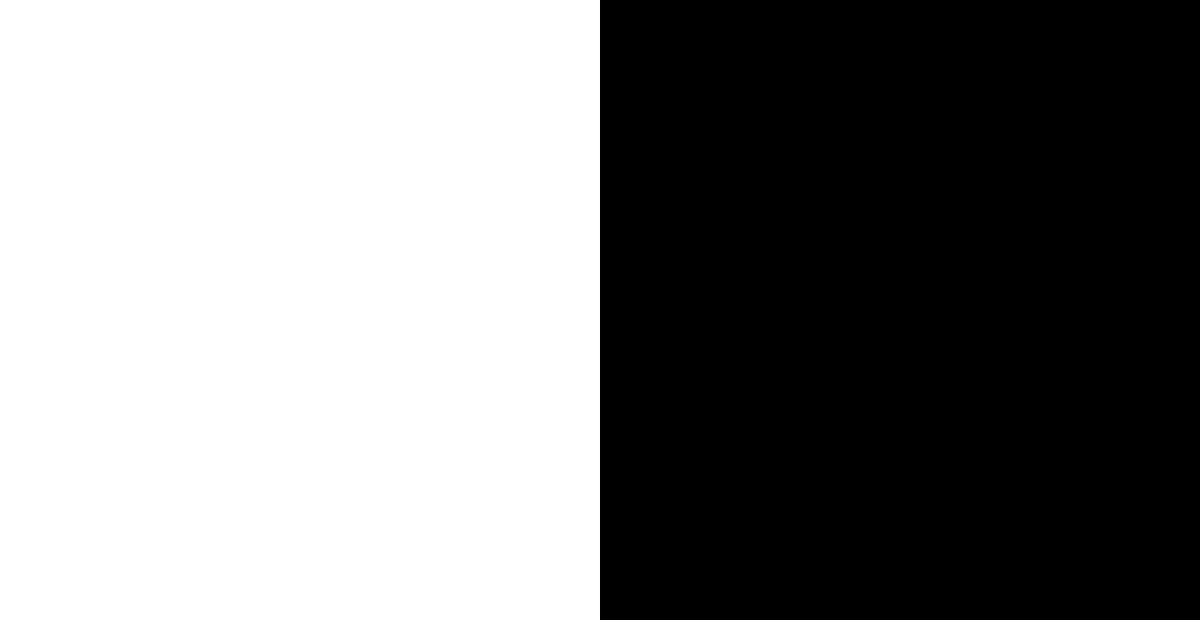
Frame 1 (no input)
Frame 60 (no input): identical to frame 1, image omitted
Frame 120 (the mouse pressed at the canvas centre since frame 60): identical to frame 1, image omitted

The p5.js sketch that drew this single still picture (run headless with seeded random() and noise() and a simulated clock; from frame 60 on, the mouse is pressed at the canvas centre):

// p5.js sketch
// ── sketch.js
let col, col1, col2;
let i;
let left, right;
let size;

function setup() {
  createCanvas(1280, 662);
  // Makes the main background white
  background(255);

  col1 = color(0);
  col2 = color(255);
  size = 20;

  // Creates a black rectangle that splits the screen in half
  push();
  translate(640, 0);
  noStroke();
  fill(0);
  rect(0, 0, width / 2, height);
  pop();
}

function draw() {
  // Allows map to work both ways from the center of the screen
  if(mouseX > 640){
    left = 640;
    right = width;
  } else {
      left = 0;
      right = width / 2;
  }

  // Brush size can never be 0
  if(size <= 0){
    size = 5;
  }

  // Creates the gradient effect
  i = map(mouseX, left, right, 0, 1);
  col = lerpColor(col2, col1, i);
}

function mouseDragged(){

  // Clicking and holding the mouse will draw
  strokeWeight(size);
  stroke(col);
  line(pmouseX, pmouseY, mouseX, mouseY);
}

function keyPressed(){
  // Pressing backspace on the keyboard will cause the canvas to reset
  if(keyCode === 8){
  background(255);
  push();
  translate(640, 0);
  noStroke();
  fill(0);
  rect(0, 0, width / 2, height);
  pop();
  }

  //Using 0 and 9 on the keyboard allows you to make the brush bigger or smaller respectively
  if(keyCode === 48){
    size = size + 5;
  } else if(keyCode === 57){
    size = size - 5;
  }
}
